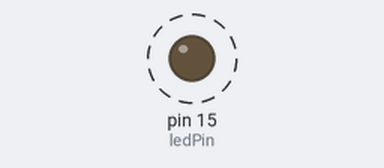
A sketch run on a simulated Arduino Uno, built with avr-gcc and run on an emulated ATmega328P. Parts: output pins drawn as LEDs (lit = HIGH). Dashed ring = blinking.

Above: at 0.2 s.
Timing chart, 0 to 4.6 s (numbered marks = the images above):
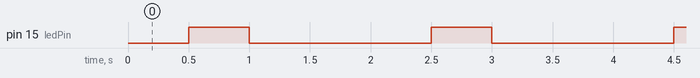

Measured:
- by itself, pin 15 (ledPin): alternates HIGH for 0.50 s and LOW for 1.5 s

The sketch:

p2.3.ino
```cpp
const int ledPin =  15;

int ledState = LOW;
int n = 0;

unsigned long previousMillis = 0;

const long period = 2000;
const long duty = 25;

void setup() {
  pinMode(ledPin, OUTPUT);
}

int duty_int = 100/duty;
int interval = period/duty_int;

void loop() {

  unsigned long currentMillis = millis();

  if (currentMillis - previousMillis >= interval) {
    previousMillis = currentMillis;

    if (n%duty_int == 0) {
      ledState = HIGH;
    } else {
      ledState = LOW;
    }
    n = n+1;

    digitalWrite(ledPin, ledState);
  }
}
```
